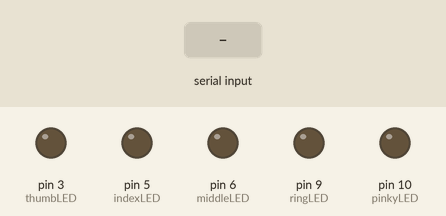
Simulated run of this sketch. Board: Arduino Uno, built with avr-gcc and run on an emulated ATmega328P. Shown: output pins drawn as LEDs (lit = HIGH). The test bench sets the inputs (shaded band).

Above: at 1.2 s.
1.3 s: "B90\n" received over Serial
At 2.4 s:
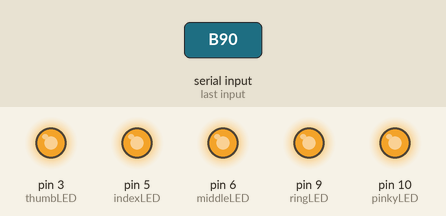
2.8 s: "B,45\n" received over Serial
At 3.6 s:
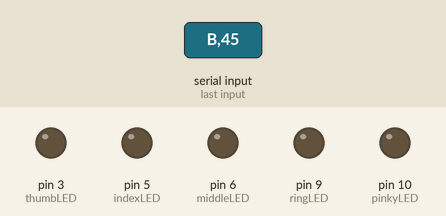
Timing chart, 0 to 5.8 s (numbered marks = the images above; inputs shaded):
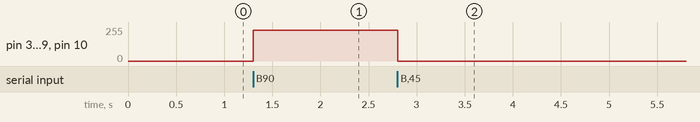

The sketch:

SAIVCodArduino.ino
```cpp
// Define pin numbers for each LED
const int thumbLED = 3;
const int indexLED = 5;
const int middleLED = 6;
const int ringLED = 9;
const int pinkyLED = 10;

// PWM pin for controlling brightness
const int brightnessPinThum = 3;
const int brightnessPinIndex = 5;
const int brightnessPinMiddle = 6;
const int brightnessPinRing = 9;
const int brightnessPinPinky = 10;

// Store brightness level and finger states
int brightnessLevel = 0;
bool fingerStates[5] = {0, 0, 0, 0, 0}; // Array to store the state of each finger (0 = down, 1 = up)

// Function to update LEDs based on finger states
void updateFingerLEDs() {
  digitalWrite(thumbLED, fingerStates[0]);
  digitalWrite(indexLED, fingerStates[1]);
  digitalWrite(middleLED, fingerStates[2]);
  digitalWrite(ringLED, fingerStates[3]);
  digitalWrite(pinkyLED, fingerStates[4]);
}

// Setup function
void setup() {
  // Initialize each LED pin as OUTPUT
  pinMode(thumbLED, OUTPUT);
  pinMode(indexLED, OUTPUT);
  pinMode(middleLED, OUTPUT);
  pinMode(ringLED, OUTPUT);
  pinMode(pinkyLED, OUTPUT);
  pinMode(brightnessPinThum, OUTPUT);
pinMode(brightnessPinIndex, OUTPUT);
pinMode(brightnessPinMiddle, OUTPUT);
pinMode(brightnessPinRing, OUTPUT);
pinMode(brightnessPinPinky, OUTPUT);

  // Start Serial communication
  Serial.begin(9600);
}

// Main loop function
void loop() {

  // Check if data is available to read
  if (Serial.available() > 0) {
    // Read the incoming string
    String data = Serial.readStringUntil('\n');

    // Check if it's a brightness command (starts with 'B')
    if (data[0] == 'B') {
      // Parse brightness level (e.g., B75 means 75% brightness)
      brightnessLevel = data.substring(1).toInt();

      // Map brightness from 0-100% to PWM range 0-255
      int pwmValue = map(brightnessLevel, 0, 100, 0, 255);

      // Set brightness for all LEDs
      analogWrite(brightnessPinThum, pwmValue);
      analogWrite(brightnessPinIndex, pwmValue);
      analogWrite(brightnessPinMiddle, pwmValue);
      analogWrite(brightnessPinRing, pwmValue);
      analogWrite(brightnessPinPinky, pwmValue);
    } else if (data[0] == 'F') {

      // Finger status command (starts with 'F')
      int fingerIndex = data[1] - '0';   // Get finger index (0-4)
      int fingerState = data[2] - '0';   // Get finger state (0 or 1)

      // Update finger state in array
      if (fingerIndex >= 0 && fingerIndex < 5) {
        fingerStates[fingerIndex] = fingerState;
      }

      // Update the LEDs based on finger states
      updateFingerLEDs();
    }
  }
}
```

Measured:
- after the input at 1.3 s, pin 3 (thumbLED), pin 5 (indexLED), pin 6 (middleLED), pin 9 (ringLED), pin 10 (pinkyLED): 0/255 → 229/255 at once
- after the input at 2.8 s, pin 3 (thumbLED), pin 5 (indexLED), pin 6 (middleLED), pin 9 (ringLED), pin 10 (pinkyLED): 229/255 → 0/255 at once
